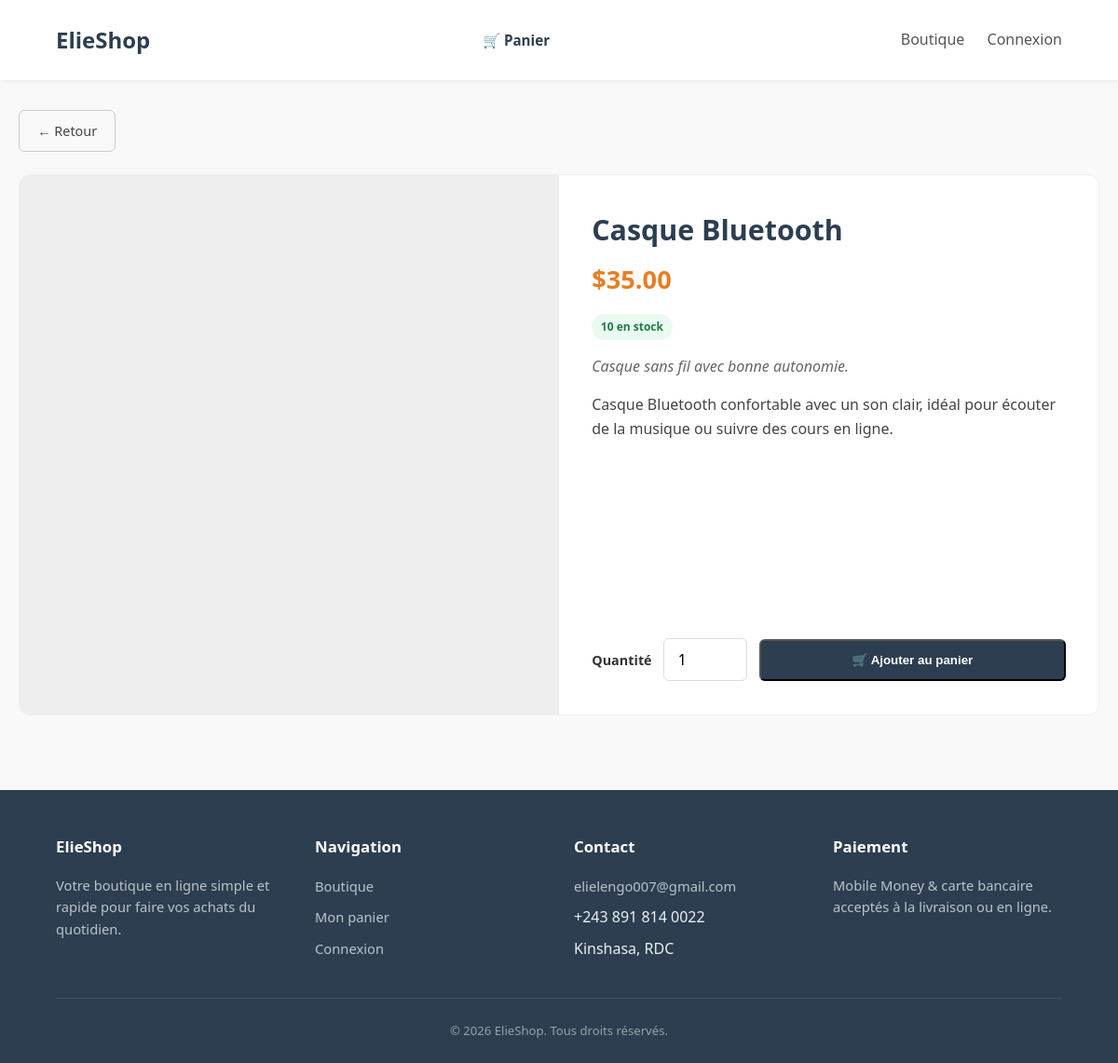
/product.php?id=2, run on the app's committed database.
### tables this page shows
CREATE TABLE IF NOT EXISTS products (
    id INT AUTO_INCREMENT PRIMARY KEY,
    name VARCHAR(150) NOT NULL,
    price DECIMAL(10,2) NOT NULL DEFAULT 0,
    category VARCHAR(100) DEFAULT NULL,
    short_description VARCHAR(255) DEFAULT NULL,
    description TEXT DEFAULT NULL,
    image VARCHAR(255) DEFAULT NULL,
    stock INT NOT NULL DEFAULT 10,
    created_at TIMESTAMP DEFAULT CURRENT_TIMESTAMP
);

### product.php (the view, shortened to what this page needs)
<?php
require_once __DIR__ . '/config/db.php';
$id = isset($_GET['id']) ? (int)$_GET['id'] : 0;
$stmt = $pdo->prepare('SELECT * FROM products WHERE id = ?');
$stmt->execute([$id]);
$product = $stmt->fetch();
?>
<?php
$inStock = (int)$product['stock'] > 0;
?>
<!DOCTYPE html>
<html lang="fr">
<head>
    <link rel="stylesheet" href="assets/css/style.css">
</head>
<body>
    <?php require __DIR__ . '/includes/site_header.php'; ?>
    <main class="container">
        <a href="index.php" class="back-btn">← Retour</a>
        <div class="product-detail">
            <div class="pd-image">
            </div>
            <div class="pd-info">
                <h1><?= htmlspecialchars($product['name']) ?></h1>
                <div class="pd-price">$<?= number_format((float)$product['price'], 2) ?></div>
                <?php if ($inStock): ?>
                    <span class="badge badge-success" style="margin-bottom:1rem; width:fit-content;"><?= (int)$product['stock'] ?> en stock</span>
                <?php else: ?>
                    <span class="badge badge-danger" style="margin-bottom:1rem; width:fit-content;">Rupture de stock</span>
                <?php endif; ?>
                <p class="pd-short"><?= htmlspecialchars($product['short_description'] ?? '') ?></p>
                <p class="pd-desc"><?= nl2br(htmlspecialchars($product['description'] ?? '')) ?></p>
                <?php if ($inStock): ?>
                    <form method="POST" action="add_to_cart.php" class="add-to-cart-form">
                        <label for="quantity" style="font-weight:600; font-size:0.9rem;">Quantité</label>
                        <input class="form-control" type="number" id="quantity" name="quantity"
                            value="1" min="1" max="<?= (int)$product['stock'] ?>" style="width:90px;">
                        <button type="submit" class="btn">🛒 Ajouter au panier</button>
                    </form>
                <?php else: ?>
                    <button class="btn" disabled>Indisponible</button>
                <?php endif; ?>
            </div>
        </div>
    </main>
    <?php include __DIR__ . '/includes/site_footer.php'; ?>
</body>
</html>

### assets/css/style.css (style rules this page uses)
* { margin: 0; padding: 0; box-sizing: border-box; }
body { font-family: 'Segoe UI', Roboto, Helvetica, Arial, sans-serif; line-height: 1.6; color: #333; background-color: #f9f9f9; }
.container { max-width: 1200px; margin: 0 auto; padding: 0 20px; }
.btn { display: block; text-align: center; padding: 0.8rem; background: #2c3e50; color: #fff; text-decoration: none; border-radius: 6px; font-weight: bold; transition: background 0.3s; }
a { color: #2c3e50; }
main.container { min-height: 60vh; padding-top: 2rem; padding-bottom: 2rem; }
.form-control { width: 100%; padding: 0.7rem 0.9rem; border: 1px solid #ddd; border-radius: 6px; font-size: 1rem; font-family: inherit; background: #fff; }
.badge { display: inline-block; padding: 0.25rem 0.6rem; border-radius: 20px; font-size: 0.75rem; font-weight: 600; }
.badge-success { background: #eafaf1; color: #1e7e44; }
.product-detail { background: #fff; border: 1px solid #eee; border-radius: 12px; display: flex; flex-wrap: wrap; overflow: hidden; }
.product-detail .pd-image { flex: 1 1 320px; aspect-ratio: 1/1; background: #eee; }
.product-detail .pd-info { flex: 1 1 320px; padding: 2.2rem; display: flex; flex-direction: column; }
.product-detail .pd-info h1 { font-size: 1.9rem; color: #2c3e50; margin-bottom: 0.4rem; }
.product-detail .pd-price { font-size: 1.7rem; font-weight: bold; color: #e67e22; margin-bottom: 1rem; }
.product-detail .pd-short { font-style: italic; color: #666; margin-bottom: 1rem; }
.product-detail .pd-desc { color: #444; margin-bottom: 1.5rem; flex-grow: 1; }
.back-btn { display: inline-block; margin-bottom: 1.5rem; padding: 0.6rem 1.2rem; border: 1px solid #ccc; border-radius: 6px; text-decoration: none; color: #444; font-size: 0.9rem; }
.add-to-cart-form { display: flex; align-items: center; gap: 0.8rem; flex-wrap: wrap; margin-top: 0.5rem; }
.add-to-cart-form input[type="number"] { width: 90px; }
.add-to-cart-form .btn { width: auto; flex: 1 1 180px; }

### data on the page
products: name "Casque Bluetooth", price "35.00", stock "10", short_description "Casque sans fil avec bonne autonomie.", description "Casque Bluetooth confortable avec un son clair, idéal pour écouter de la musique ou suivre des cours en ligne."
